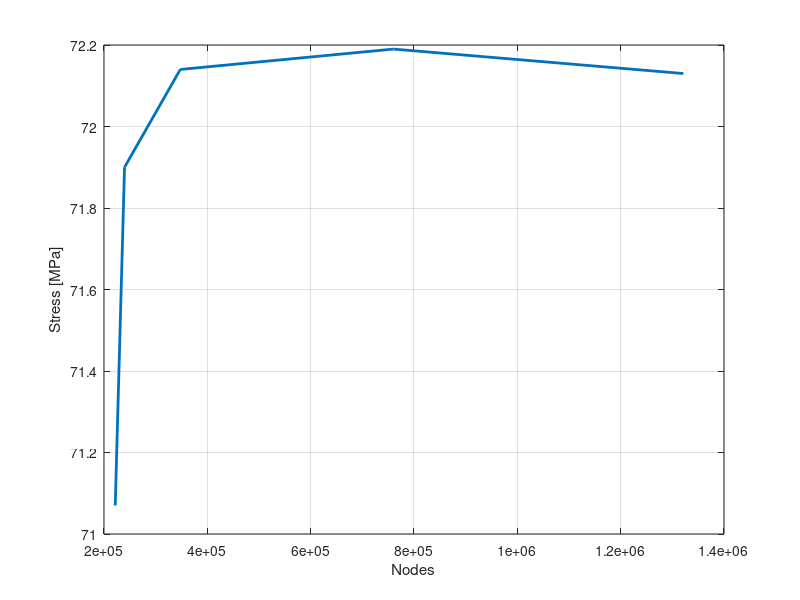

MATLAB code to generate this figure:
%% Rough Calculations

clc
clear all
close all

%% Power/Force/Torque
% RPM =2390
% Torque = 151.505
% 
% omega=(2*pi*RPM)/60
% Power = Torque*omega
% 
% Fx = -43.7609; 
% Fy = -282.641;
% Fz = -235.946;
% 
% Tx = 9.12249;
% Ty = 128.662;
% Tz = -151.447;
% 
% 
% rx = Tx/Fy;
% ry = Ty/Fy;
% rz = Tz/Fz;

%% Cartesian to Polar/Polar to Cartesian

% x_0 = 297.9;
% y_0 = -4;
% 
% [TH_0,R_0] = cart2pol(x_0,y_0);
% 
% R_10    = R_0 + 10;
% R_5     = R_0 + 5;
% R_m5    = R_0 - 5;
% R_m10   = R_0 - 10;
% 
% [x_10,y_10]     = pol2cart(TH_0,R_10);
% [x_5,y_5]       = pol2cart(TH_0,R_5);
% [x_m5,y_m5]     = pol2cart(TH_0,R_m5);
% [x_m10,y_m10]   = pol2cart(TH_0,R_m10);
% 
% delx_10 = x_10 - x_0
% dely_10 = y_10 - y_0
% 
% delx_5 = x_5 - x_0
% dely_5 = y_5 - y_0
% 
% delx_m5 = x_m5 - x_0
% dely_m5 = y_m5 - y_0
% 
% delx_m10 = x_m10 - x_0
% dely_m10 = y_m10 - y_0




%% Plotting the Dovetail offset results

% Y = [-4.3782 -2.3782 0 2 4]; %Y coordinate of Dovetail CG
% Y_n0_2 = [-1 -0.5 0 0.5 1 2 3];
% Y_p0_2 = [2 3 4];
% Y_n0_4 = [-2.5 -2 -1.645 -1 0];
% Y_n0_6 = [-4.5 -4 -3.5 -3 -2 ];
% 
% CG_0 = 0.515 ;
% CG_p0_2 = 1.553;
% CG_n0_2 = -0.563;
% CG_n0_4 = -1.645;
% CG_n0_6 = -2.678;
% 
% Disp = [2.87 2.25 1.62 1.29 1.94]; %mm
% Disp_n0_2 = [1.31 1.19 1.123 1.24 1.39 1.715 2.0478];
% Disp_p0_2 = [1.75 1.53 1.711];
% Disp_n0_4 = [1.0874 0.9803 1.037 1.2277 1.5392];
% Disp_n0_6 = [0.9947 0.8814 0.923 1.0687 1.3732];
% 
% Stress =[93 69 53 46 60]; %MPa
% 
% figure()
% plot(Y,Disp,'ko-','MarkerSize',10,'LineWidth',2)
% hold on
% plot(Y_p0_2,Disp_p0_2,'ro-','MarkerSize',10,'LineWidth',2)
% plot(Y_n0_2,Disp_n0_2,'bo-','MarkerSize',10,'LineWidth',2)
% plot(Y_n0_4,Disp_n0_4,'mo-','MarkerSize',10,'LineWidth',2)
% plot(Y_n0_6,Disp_n0_6,'co-','MarkerSize',10,'LineWidth',2)
% xline(CG_0,'k-','LineWidth',2)
% xline(CG_p0_2,'r-','LineWidth',2)
% xline(CG_n0_2,'b-','LineWidth',2)
% xline(CG_n0_4,'m-','LineWidth',2)
% xline(CG_n0_6,'c-','LineWidth',2)
% grid on
% xlim([-5 5])
% set(gca,'FontSize', 20)
% set(gcf,'Position',[10 10 900 500])
% legend('Lean 0','Lean +0.2','Lean -0.2','Lean -0.4','Lean -0.6')
% xlabel('Y coordinate of Dovetail CG')
% ylabel('Maximum Deflection [mm]')


% figure()
% plot(Y,Stress,'ro-','MarkerSize',10,'LineWidth',2)
% plot(Y_n0_2,Stress,'ro-','MarkerSize',10,'LineWidth',2)
% plot(Y_p0_2,Stress,'ro-','MarkerSize',10,'LineWidth',2)
% grid on
% xlim([-5 5])
% xlabel('Y coordinate of Dovetail CG')
% ylabel('Maximum Stress [MPa]')


%% Plotting Dovetail Offset results for 20 mm 

% Y = [-2 -1.5 -1 -0.5];
% Disp = [1.11 1.0523 0.988 1.0266];
% 
% Nodes =[60429 110875 239578 394639];
% Stress =[73.65 74.79 80.304 88.478];
% 
% 
% figure()
% plot(Y,Disp,'ko-','MarkerSize',10,'LineWidth',2)
% hold on
% plot(Y_n0_4,Disp_n0_4,'mo-','MarkerSize',10,'LineWidth',2)
% xline(CG_n0_4,'c-','LineWidth',2)
% grid on
% xlim([-2.5 0])
% ylim([0 2])
% set(gca,'FontSize', 20)
% set(gcf,'Position',[10 10 900 500])
% legend('Lean -0.4 20','Lean -0.4 17','CG Blade Lean -0.4')
% xlabel('Y coordinate of Dovetail CG')
% ylabel('Maximum Deflection [mm]')
% 
% figure()
% plot(Nodes,Stress,'ko-','MarkerSize',10,'LineWidth',2)
% hold on
% %xline(CG_n0_4,'c-','LineWidth',2)
% grid on
% % xlim([-2.5 0])
% % ylim([0 2])
% set(gca,'FontSize', 20)
% set(gcf,'Position',[10 10 900 500])
% %legend('Lean -0.4','CG Blade Lean -0.4')
% xlabel('Nodes')
% ylabel('Stress [MPa]')

%% Mesh Independence Disk

% Nodes = [215142 215357 221596 234265 260537 408841 719594 4657047]; %383740
% Stress = [73.37 75.60 76.57 88.057 88.377 96.34 95.335 95.34]; %91.71
% % Stress_p = [51.97 58.37 58.19]; %54.67
%  
% figure()
% plot(Nodes,Stress,'-','LineWidth',2)
% hold on
% % plot(Nodes,Stress_p,'-','LineWidth',2)
% grid on
% xlabel('Nodes')
% ylabel('Stress [MPa]')
%legend('Suction side transition','Pressure side transition')

%% Mesh Independence Blade

Nodes = [221754 239739 347650 760308 1321316]; 
Stress = [71.07 71.90 72.14 72.19 72.13]; 

figure()
plot(Nodes,Stress,'-','LineWidth',2)
hold on
grid on
%ylim([70 73])
xlabel('Nodes')
ylabel('Stress [MPa]')

%% Blade loading compare

% path = 'C:\Users\chalke\OneDrive - KTH\Akshay\EleFanT\Results\R04\Mesh Independence CFD R04\';
% 
% BL_25_C = readmatrix([path 'Coarse_25_R04.csv']);
% BL_50_C = readmatrix([path '\Coarse_50_R04.csv']);
% BL_90_C = readmatrix([path '\Coarse_90_R04.csv']);
% 
% BL_25_M = readmatrix([path '\Med_25_R04.csv']);
% BL_50_M = readmatrix([path '\Med_50_R04.csv']);
% BL_90_M = readmatrix([path '\Med_90_R04.csv']);
% 
% figure()
% % plot(BL_25_C(:,1),BL_25_C(:,2),':','LineWidth',2)
% hold on
% % plot(BL_50_C(:,1),BL_50_C(:,2),':','LineWidth',2)
% plot(BL_90_C(:,1),BL_90_C(:,2),':','LineWidth',2)
% % plot(BL_25_M(:,1),BL_25_M(:,2),'--','LineWidth',2)
% % plot(BL_50_M(:,1),BL_50_M(:,2),'--','LineWidth',2)
% plot(BL_90_M(:,1),BL_90_M(:,2),'--','LineWidth',2)
% grid on
% hold off

